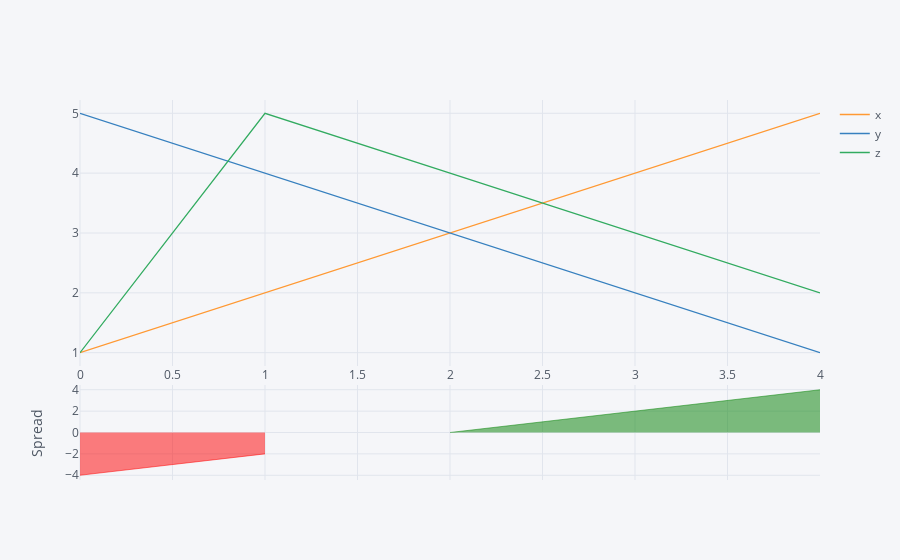

This figure's notebook cell:
### Code cell
df3.iplot(kind='spread')

### Figure 1 — Plotly figure (JSON) as saved in the notebook; plotly's stock layout.template omitted (floating-point values rounded to 4 significant figures)
{"data": [{"line": {"color": "rgba(255, 153, 51, 1.0)", "dash": "solid", "shape": "linear", "width": 1.3}, "mode": "lines", "name": "x", "text": "", "type": "scatter", "uid": "80341968-d169-11e8-9a3b-507b9d3b408f", "x": [0, 1, 2, 3, 4], "y": [1, 2, 3, 4, 5]}, {"line": {"color": "rgba(55, 128, 191, 1.0)", "dash": "solid", "shape": "linear", "width": 1.3}, "mode": "lines", "name": "y", "text": "", "type": "scatter", "uid": "80341969-d169-11e8-a730-507b9d3b408f", "x": [0, 1, 2, 3, 4], "y": [5, 4, 3, 2, 1]}, {"line": {"color": "rgba(50, 171, 96, 1.0)", "dash": "solid", "shape": "linear", "width": 1.3}, "mode": "lines", "name": "z", "text": "", "type": "scatter", "uid": "8034196a-d169-11e8-ae0d-507b9d3b408f", "x": [0, 1, 2, 3, 4], "y": [1, 5, 4, 3, 2]}, {"connectgaps": false, "fill": "tozeroy", "line": {"color": "red", "dash": "solid", "shape": "linear", "width": 0.5}, "mode": "lines", "name": "Spread", "showlegend": false, "type": "scatter", "uid": "8034196b-d169-11e8-b616-507b9d3b408f", "x": [0, 1, 2, 3, 4], "xaxis": "x2", "y": [-4, -2, "", "", ""], "yaxis": "y2"}, {"connectgaps": false, "fill": "tozeroy", "line": {"color": "green", "dash": "solid", "shape": "linear", "width": 0.5}, "mode": "lines", "name": "Spread", "showlegend": false, "type": "scatter", "uid": "80342cee-d169-11e8-bf91-507b9d3b408f", "x": [0, 1, 2, 3, 4], "xaxis": "x2", "y": ["", "", 0, 2, 4], "yaxis": "y2"}], "layout": {"hovermode": "x", "legend": {"bgcolor": "#F5F6F9", "font": {"color": "#4D5663"}}, "paper_bgcolor": "#F5F6F9", "plot_bgcolor": "#F5F6F9", "titlefont": {"color": "#4D5663"}, "xaxis": {"gridcolor": "#E1E5ED", "showgrid": true, "tickfont": {"color": "#4D5663"}, "title": "", "titlefont": {"color": "#4D5663"}, "zerolinecolor": "#E1E5ED"}, "xaxis2": {"anchor": "y2", "gridcolor": "#E1E5ED", "showgrid": true, "showticklabels": false, "tickfont": {"color": "#4D5663"}, "title": "", "titlefont": {"color": "#4D5663"}, "zerolinecolor": "#E1E5ED"}, "yaxis": {"domain": [0.3, 1], "gridcolor": "#E1E5ED", "showgrid": true, "tickfont": {"color": "#4D5663"}, "title": "", "titlefont": {"color": "#4D5663"}, "zerolinecolor": "#E1E5ED"}, "yaxis2": {"domain": [0, 0.25], "gridcolor": "#E1E5ED", "showgrid": true, "tickfont": {"color": "#4D5663"}, "title": "Spread", "titlefont": {"color": "#4D5663"}, "zerolinecolor": "#E1E5ED"}}}
